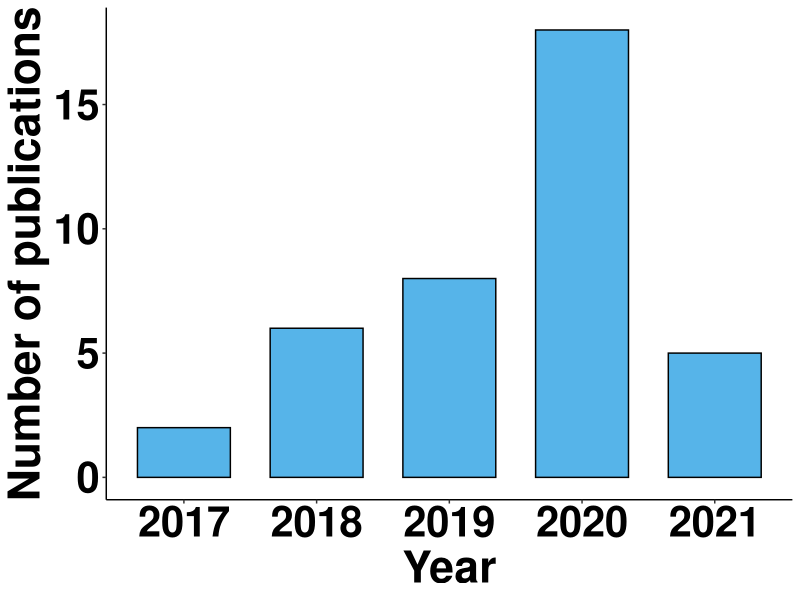
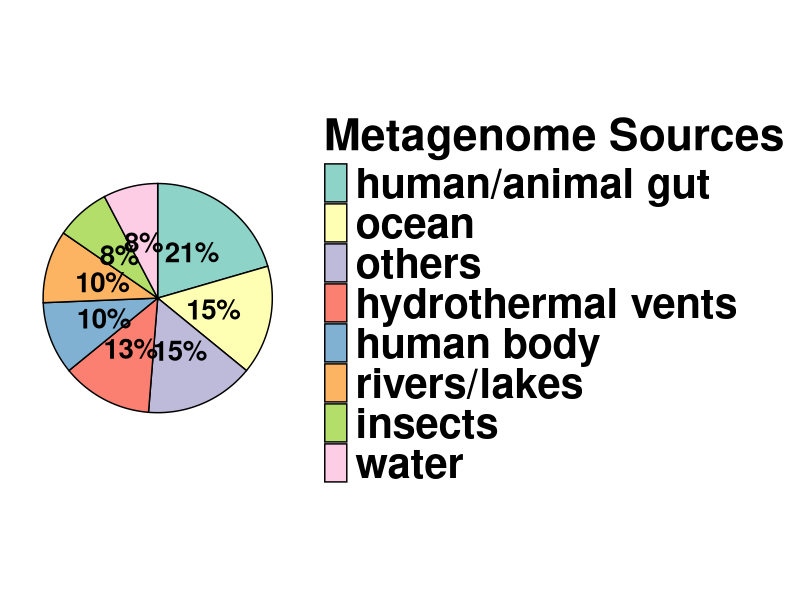
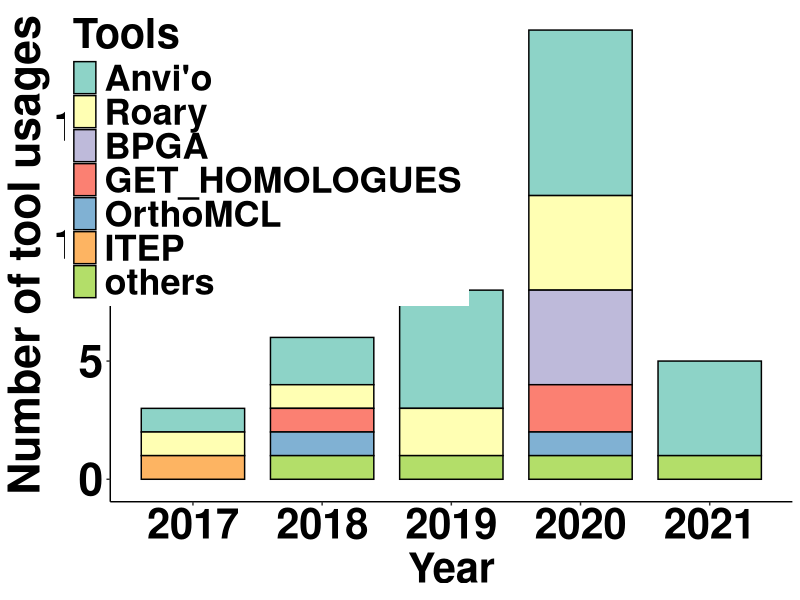
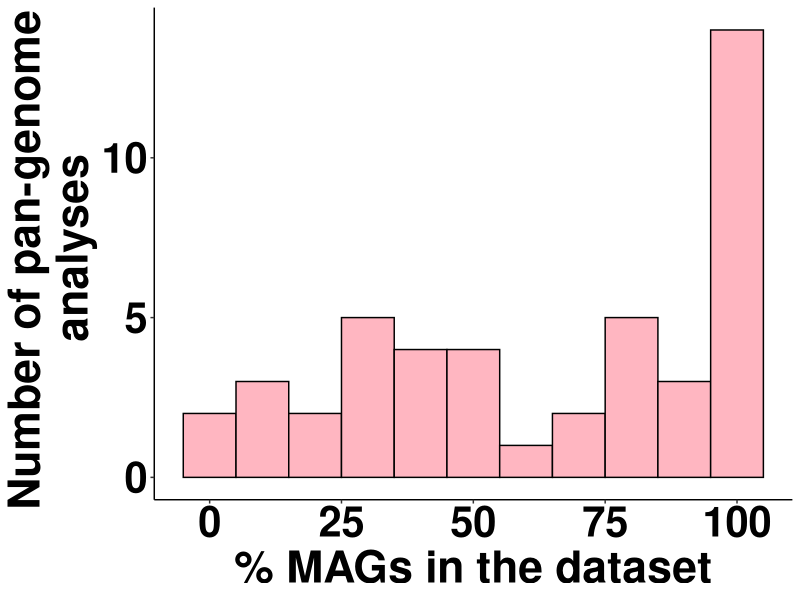
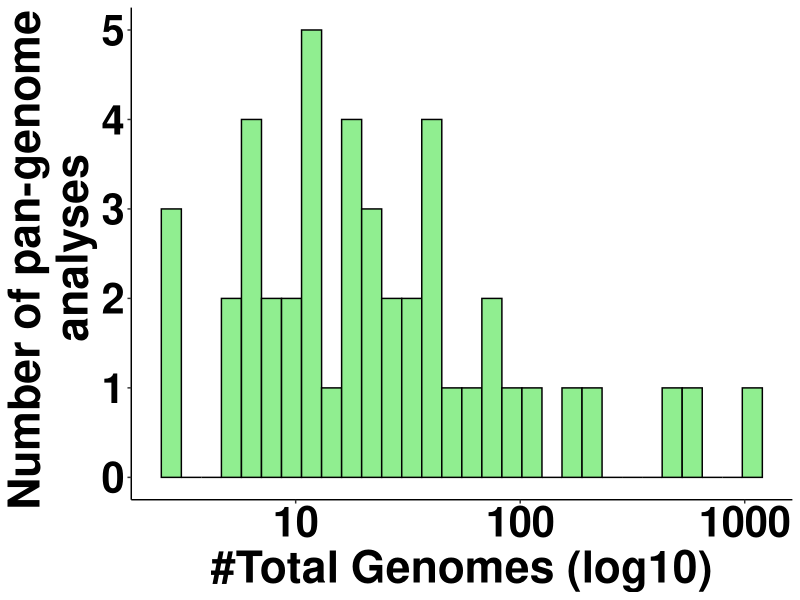
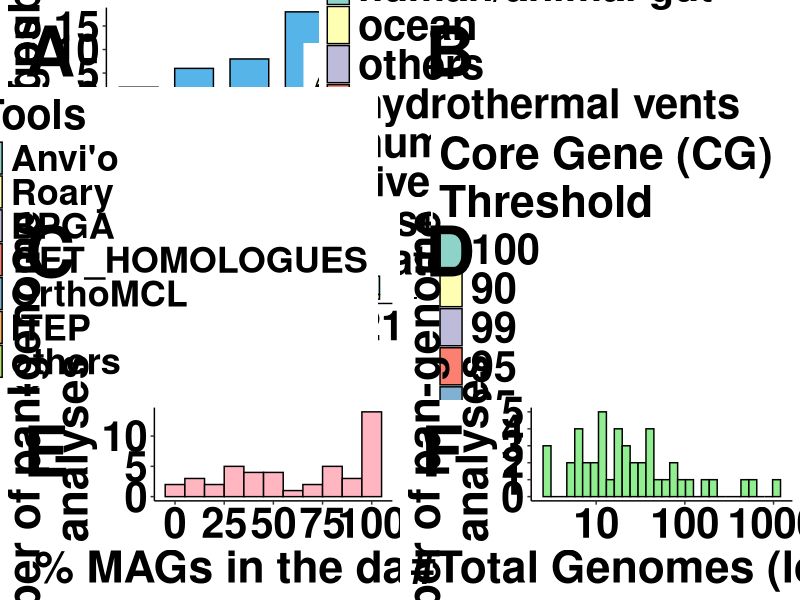

The R script that drew these images, in order:
library(tidyverse)
library(ggplot2)
library(dplyr)
library(ggpubr)

## Figure 2.A. Year of publication.
table <- read.table(file = "R_code/Fig2.Publication_sum/years.txt", sep = ',', header = TRUE)

year_plot <-  ggplot(data=table, aes(x=Year))+
  geom_bar(width = 0.7, fill="#56B4E9", colour="black")+
  theme(axis.text.x = element_text(color="black", size=30, face= "bold"),
        axis.text.y = element_text(color="black", size=30, face= "bold"),
        axis.title.x = element_text(size=32, face= "bold"),
        axis.title.y = element_text(size=32, face= "bold"),)+
  theme(panel.grid.major = element_blank(), panel.grid.minor = element_blank(),
        panel.background = element_blank(), axis.line = element_line(colour = "black"))+
  scale_y_continuous(name = "Number of publications")

year_plot


## Figure 2.B. Metagenome sources.
source <- read.table(file="R_code/Fig2.Publication_sum/metagenome_source.txt", sep = '\t', header = TRUE)

source_plot <- ggplot(source, aes(x="", y=Number, fill=reorder(Source,-Number)))+
  geom_bar(width = 1, stat = "identity",colour="black")+
  coord_polar("y",start=0, direction = -1)+
  geom_text(aes(label = paste0(round(Number/sum(Number)*100), "%")), position = position_stack(vjust = 0.5), size=7, fontface= "bold")+
  labs(x = NULL, y = NULL, fill = "Metagenome Sources")+
  theme_classic() + 
  theme(legend.text = element_text(color="black", size=30, face= "bold"),
        legend.title = element_text(color="black", size=32, face= "bold"),
        axis.text.y = element_text(color="black", size=30, face= "bold"),
        axis.line = element_blank(),
        axis.text = element_blank(),
        axis.ticks = element_blank())+
  scale_fill_brewer(palette="Set3")

source_plot

## Figure 2.C. Tool usage in different years. 
table_tools <- read.table(file = "R_code/Fig2.Publication_sum/years_tool.txt", header = TRUE)

table_tools$Tools_mod <- factor(table_tools$Tools_mod , levels=c("Anvi'o", "Roary", "BPGA", "GET_HOMOLOGUES", "OrthoMCL", "ITEP", "others"))

year_tool_plot <-  ggplot(data=table_tools, aes(x = Year))+
  geom_bar(aes(fill=Tools_mod), width = 0.8, colour="black")+
  theme(legend.position = c(0.23, 0.7),
        legend.text = element_text(color="black", size=26, face= "bold"),
        legend.title = element_text(color="black", size=30, face= "bold"),
        axis.text.x = element_text(color="black", size=30, face= "bold"),
        axis.text.y = element_text(color="black", size=32, face= "bold"),
        axis.title.x = element_text(size=30, face= "bold"),
        axis.title.y = element_text(size=32, face= "bold"))+
  theme(panel.grid.major = element_blank(), panel.grid.minor = element_blank(),
        panel.background = element_blank(), axis.line = element_line(colour = "black"))+
  scale_y_continuous(name = "Number of tool usages")+
  labs(fill = "Tools")+
  scale_fill_brewer(palette="Set3")

year_tool_plot

## Figure 2.D. CG thresholds in different studies.
table_CG <- read.table(file = "R_code/Fig2.Publication_sum/CG.txt", header = TRUE)

table_CG$CG <- factor(table_CG$CG , levels=c("100", "90", "99", "95", "85", "66"))

CG_plot <- ggplot(table_CG, aes(x="", y=Number, fill=CG))+
  geom_bar(width = 1, stat = "identity",colour="black")+
  coord_polar("y", start=0, direction = -1)+
  geom_text(aes(label = paste0(round(Number/sum(Number)*100), "%")), position = position_stack(vjust = 0.5), size=8,  fontface= "bold")+
  labs(x = NULL, y = NULL, fill = "Core Gene (CG) \nThreshold")+
  theme_classic() + 
  theme(legend.text = element_text(colour="black", size=30, face= "bold"),
        legend.title = element_text(colour="black", size=32, face= "bold"),
        axis.text.y = element_text(color="black", size=30, face= "bold"),
        axis.line = element_blank(),
        axis.text = element_blank(),
        axis.ticks = element_blank())+
  scale_fill_brewer(palette="Set3")

## Figure 2.E. MAG percentage
table_mag <- read.table(file = "R_code/Fig2.Publication_sum/MAG_percentage.txt", header = TRUE)

mag_percentage_histogram <- ggplot(data = table_mag, aes(x = MAG),fill=MAG) +
  geom_histogram(color="black", fill="lightpink", binwidth = 10, position = 'identity')+
  scale_x_continuous(name="% MAGs in the dataset")+
  scale_y_continuous(name="Number of pan-genome \n analyses")+
  theme(axis.text.x = element_text(color="black", size=30,face= "bold"),
        axis.text.y = element_text(color="black", size=30, face= "bold"),
        axis.title.x = element_text(size=32, face= "bold"),
        axis.title.y = element_text(size=32, face= "bold"),)+
  theme(panel.grid.major = element_blank(), panel.grid.minor = element_blank(),
        panel.background = element_blank(), axis.line = element_line(colour = "black"))
mag_percentage_histogram

##  Figure 2.F. Genome dataset size.

total_genomes_histogram <- ggplot(data = table_mag, aes(x = genomes),fill=MAG) +
  geom_histogram(color="black", fill="lightgreen", position = 'identity')+
  scale_x_continuous(name = "#Total Genomes (log10)", trans = 'log10')+
  scale_y_continuous(name="Number of pan-genome \n analyses")+
  theme(axis.text.x = element_text(color="black", size=30, face= "bold"),
        axis.text.y = element_text(color="black", size=30, face= "bold"),
        axis.title.x = element_text(size=32, face= "bold"),
        axis.title.y = element_text(size=32, face= "bold"),)+
  theme(panel.grid.major = element_blank(), panel.grid.minor = element_blank(),
        panel.background = element_blank(), axis.line = element_line(colour = "black"))
total_genomes_histogram


## Figure 2. The combined plot.
Figure2 <- ggarrange(year_plot,source_plot, year_tool_plot, CG_plot, mag_percentage_histogram, total_genomes_histogram,
                     nrow = 3, ncol =2, labels = c("A", "B", "C", "D", "E", "F"),
                     font.label = list(size = 50))

ggsave(Figure2, filename = "R_code/Fig2.Publication_sum/combine_plot.pdf",width = 24, height = 24, units = "in")

